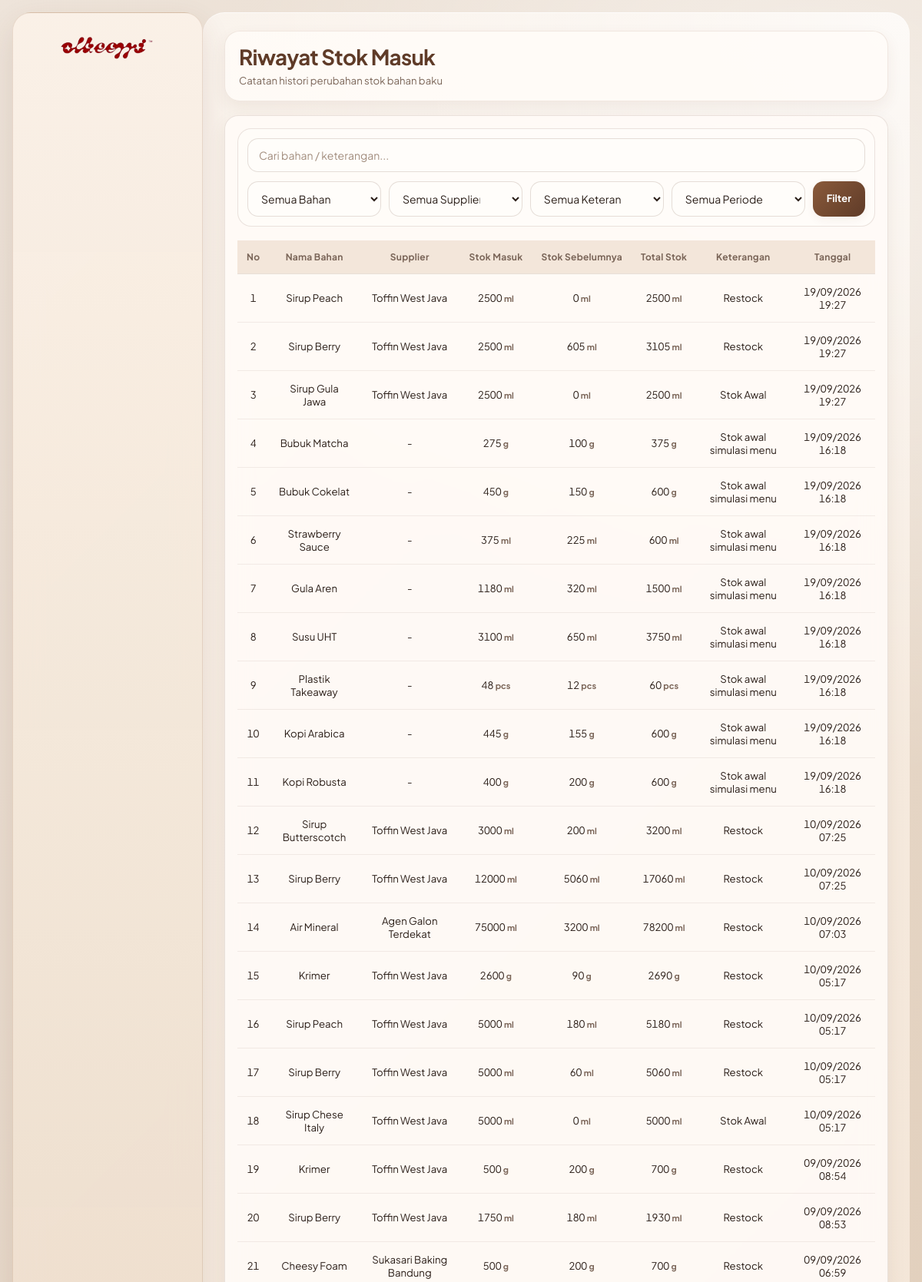
Page /bahan/riwayat_masuk.php (upper part) on the committed database.
### tables this page shows
CREATE TABLE `riwayat_masuk` (
  `id` int(11) NOT NULL AUTO_INCREMENT,
  `bahan_id` int(11) NOT NULL,
  `supplier_id` int(11) DEFAULT NULL,
  `supplier_nama` varchar(120) DEFAULT NULL,
  `nama_bahan` varchar(100) NOT NULL,
  `jumlah_masuk` decimal(10,2) NOT NULL,
  `satuan` varchar(20) NOT NULL,
  `keterangan` varchar(255) DEFAULT NULL,
  `tanggal` datetime DEFAULT current_timestamp(),
  `total_setelah` decimal(10,2) NOT NULL DEFAULT 0.00,
  `jumlah_input` decimal(12,2) DEFAULT NULL,
  `satuan_input` varchar(20) DEFAULT NULL,
  `isi_per_kemasan` decimal(12,2) DEFAULT NULL,
  PRIMARY KEY (`id`),
  KEY `bahan_id` (`bahan_id`),
  CONSTRAINT `riwayat_masuk_ibfk_1` FOREIGN KEY (`bahan_id`) REFERENCES `bahan_baku` (`id`) ON DELETE CASCADE
);

### bahan/riwayat_masuk.php (the view, shortened to what this page needs)
<?php
$selected_periode = isset($_GET['periode']) ? $_GET['periode'] : 'all';
$where_sql = '';
function format_stok($number) {
    return rtrim(rtrim($number, '0'), '.');
}
$result = mysqli_query($conn, "
    SELECT *
    FROM riwayat_masuk
    $where_sql
    ORDER BY tanggal DESC, id DESC
");
?>
<!DOCTYPE html>
<html lang="id">
<head>
    <link rel="stylesheet" href="../css/style.css?v=<?= filemtime(__DIR__ . '/../css/style.css') ?>">
    <link rel="stylesheet" href="../css/bahan.css?v=<?= filemtime(__DIR__ . '/../css/bahan.css') ?>">
</head>
<body>
<?php
include '../includes/sidebar.php';
?>
<div class="main-content">
    <div class="header">
        <div>
            <h1>Riwayat Stok Masuk</h1>
            <p>Catatan histori perubahan stok bahan baku</p>
        </div>
    </div>
    <div class="table-card">
        <div class="filter-bar stock-in-filter">
            <input type="text" id="searchInput" placeholder="Cari bahan / keterangan...">
            <form method="GET" class="filter-form">
                <select name="bahan_id">
                    <option value="0">Semua Bahan</option>
                </select>
                <select name="supplier_id">
                    <option value="0">Semua Supplier</option>
                </select>
                <select name="jenis">
                    <option value="">Semua Keterangan</option>
                </select>
                <select name="periode" onchange="toggleCustomRange(this.value)">
                    <option value="all" <?= $selected_periode == 'all' ? 'selected' : '' ?>>Semua Periode</option>
                </select>
                <button type="submit" class="btn-primary">
                    Filter
                </button>
            </form>
        </div>
        <table>
            <thead>
                <tr>
                    <th>No</th>
                    <th>Nama Bahan</th>
                    <th>Supplier</th>
                    <th>Stok Masuk</th>
                    <th>Stok Sebelumnya</th>
                    <th>Total Stok</th>
                    <th>Keterangan</th>
                    <th>Tanggal</th>
                </tr>
            </thead>
            <tbody id="riwayatTable">
                <?php if (mysqli_num_rows($result) > 0): ?>
                    <?php $no = 1; ?>
                    <?php while ($row = mysqli_fetch_assoc($result)): ?>
                        <?php $stok_sebelumnya = (float) $row['total_setelah'] - (float) $row['jumlah_masuk']; ?>
                        <tr>
                            <td><?= $no++ ?></td>
                            <td><?= htmlspecialchars($row['nama_bahan']) ?></td>
                            <td><?= htmlspecialchars($row['supplier_nama'] ?: '-') ?></td>
                            <td>
                                <?= format_stok($row['jumlah_masuk']) ?>
                                <span class="unit-symbol" data-unit="<?= htmlspecialchars($row['satuan']) ?>"><?= htmlspecialchars($row['satuan']) ?></span>
                            </td>
                            <td>
                                <?= format_stok(number_format($stok_sebelumnya, 2, '.', '')) ?>
                                <span class="unit-symbol" data-unit="<?= htmlspecialchars($row['satuan']) ?>"><?= htmlspecialchars($row['satuan']) ?></span>
                            </td>
                            <td>
                                <?= rtrim(rtrim($row['total_setelah'], '0'), '.') ?>
                                <span class="unit-symbol" data-unit="<?= htmlspecialchars($row['satuan']) ?>"><?= htmlspecialchars($row['satuan']) ?></span>
                            </td>
                            <td><?= htmlspecialchars($row['keterangan']) ?></td>
                            <td>
                                <?= date('d/m/Y H:i', strtotime($row['tanggal'])) ?>
                            </td>
                        </tr>
                    <?php endwhile; ?>
                <?php else: ?>
                    <tr>
                        <td colspan="8">Tidak ada data riwayat.</td>
                    </tr>
                <?php endif; ?>
            </tbody>
        </table>
    </div>
</div>
</body>
</html>

### css/style.css (style rules this page uses)
:root { --bg-main: #eee4da; --bg-secondary: #dcc6af; --surface: rgba(255, 251, 247, 0.88); --surface-soft: rgba(255, 248, 242, 0.68); --surface-glass: rgba(255, 250, 245, 0.72); --surface-raised: #fffdf9; --border: rgba(95, 59, 40, 0.13); --primary: #8a5a3b; --primary-dark: #5f3b28; --primary-soft: rgba(138, 90, 59, 0.10); --text: #2b1f19; --muted: #7b6659; --text-muted: var(--muted); --caption: #9c8778; --danger: #c96a52; --danger-soft: rgba(201, 106, 82, 0.14); --success: #56775f; --success-soft: rgba(86, 119, 95, 0.14); --shadow-sm: 0 4px 12px rgba(95, 59, 40, 0.06); --shadow: 0 10px 24px rgba(95, 59, 40, 0.08); --shadow-lg: 0 18px 36px rgba(95, 59, 40, 0.12); --radius-sm: 10px; --radius-md: 14px; --radius-lg: 18px; --space-xs: 8px; --space-sm: 12px; --space-md: 16px; --space-lg: 24px; --space-xl: 32px; --control-height: 44px; --focus-ring: 0 0 0 4px rgba(138, 90, 59, 0.12); }
* { margin: 0; padding: 0; box-sizing: border-box; }
*::before, *::after { box-sizing: border-box; }
html, body { height: 100%; }
body { font-family: 'Plus Jakarta Sans', sans-serif; color: var(--text); background: radial-gradient(circle at 88% 8%, rgba(255,255,255,0.58), transparent 25%), radial-gradient(circle at 12% 92%, rgba(138,90,59,0.08), transparent 32%), linear-gradient(135deg, var(--bg-main), var(--bg-secondary)); min-height: 100vh; display: flex; overflow: hidden; }
h1 { font-size: clamp(22px, 2.3vw, 28px); font-weight: 700; line-height: 1.2; }
p { font-size: clamp(13px, 1.1vw, 14px); color: var(--muted); line-height: 1.5; }
.unit-symbol { color: var(--muted); font-size: 11px; font-weight: 700; letter-spacing: 0.01em; }
.unit-symbol::after { font-size: 11px; }
.main-content { flex: 1; padding: 24px 28px 28px; margin: 16px 16px 16px 0; overflow: auto; min-width: 0; min-height: calc(100vh - 32px); border-radius: 28px; background: radial-gradient(circle at top right, rgba(255,255,255,0.7), transparent 30%), linear-gradient(135deg, #faf3ec 0%, #f0dfcd 100%); box-shadow: inset 0 1px 0 rgba(255,255,255,0.7); }
.header { display: flex; justify-content: space-between; align-items: center; gap: 16px; margin-bottom: 18px; flex-wrap: wrap; padding: 16px 18px; border-radius: 20px; background: rgba(255,252,248,0.84); border: 1px solid rgba(138, 90, 59, 0.12); box-shadow: 0 8px 20px rgba(95, 59, 40, 0.07); }
.header h1 { color: var(--primary-dark); letter-spacing: -0.025em; }
.header h1 + p { margin-top: 5px; }
.table-card, .summary-card, .filter-card, .cart-card, .modal-content { background: var(--surface); backdrop-filter: blur(16px); -webkit-backdrop-filter: blur(16px); border: 1px solid var(--border); border-radius: var(--radius-lg); box-shadow: var(--shadow); }
.table-card { padding: 16px; overflow: auto; }
table { width: 100%; border-collapse: collapse; min-width: 760px; }
thead { background: rgba(138, 90, 59, 0.08); }
thead th { padding: 14px 12px; text-align: center; vertical-align: middle; font-size: clamp(11px, 1vw, 12px); font-weight: 700; letter-spacing: 0.02em; color: var(--muted); position: sticky; top: 0; z-index: 2; background: #f3e6da; border-bottom: 1px solid rgba(95, 59, 40, 0.14); white-space: nowrap; }
tbody td { padding: 14px 12px; text-align: center; vertical-align: middle; font-size: clamp(12px, 1.1vw, 14px); border-bottom: 1px solid rgba(95, 59, 40, 0.08); }
.btn-primary, .btn-secondary, .btn-edit, .btn-stock, .btn-delete { border: none; cursor: pointer; display: inline-flex; align-items: center; justify-content: center; min-height: 40px; padding: 9px 15px; border-radius: var(--radius-md); font-size: 13px; font-family: inherit; font-weight: 700; line-height: 1.2; transition: all 0.2s ease; }
.btn-primary { background: linear-gradient( 135deg, var(--primary), var(--primary-dark) ); color: white; box-shadow: var(--shadow-sm); }
table { font-variant-numeric: tabular-nums; }
input, select, textarea { width: 100%; padding: 12px 14px; border-radius: var(--radius-md); min-height: var(--control-height); border: 1px solid rgba(95, 59, 40, 0.16); background: rgba(255,253,250,0.92); font-family: inherit; font-size: 14px; color: var(--text); outline: none; transition: all 0.2s ease; }
input::placeholder, textarea::placeholder { color: #a28d7e; }
@media (min-width: 901px) { body { overflow: auto; } }
@media (min-width: 901px) { .main-content { min-height: auto; } }

### rows in the picture
riwayat_masuk: nama_bahan "Sirup Peach", supplier_nama "Toffin West Java", jumlah_masuk "2500", total_setelah+jumlah_masuk "0", total_setelah "2500", keterangan "Restock", tanggal "19/09/2026 19:27"
riwayat_masuk: nama_bahan "Sirup Berry", supplier_nama "Toffin West Java", jumlah_masuk "2500", total_setelah+jumlah_masuk "605", total_setelah "3105", keterangan "Restock", tanggal "19/09/2026 19:27"
riwayat_masuk: nama_bahan "Sirup Gula Jawa", supplier_nama "Toffin West Java", jumlah_masuk "2500", total_setelah+jumlah_masuk "0", total_setelah "2500", keterangan "Stok Awal", tanggal "19/09/2026 19:27"
riwayat_masuk: nama_bahan "Bubuk Matcha", supplier_nama "-", jumlah_masuk "275", satuan "g", total_setelah+jumlah_masuk "100", total_setelah "375", keterangan "Stok awal simulasi menu", tanggal "19/09/2026 16:18"
riwayat_masuk: nama_bahan "Bubuk Cokelat", supplier_nama "-", jumlah_masuk "450", satuan "g", total_setelah+jumlah_masuk "150", total_setelah "600", keterangan "Stok awal simulasi menu", tanggal "19/09/2026 16:18"
riwayat_masuk: nama_bahan "Strawberry Sauce", supplier_nama "-", jumlah_masuk "375", total_setelah+jumlah_masuk "225", total_setelah "600", keterangan "Stok awal simulasi menu", tanggal "19/09/2026 16:18"
riwayat_masuk: nama_bahan "Gula Aren", supplier_nama "-", jumlah_masuk "1180", total_setelah+jumlah_masuk "320", total_setelah "1500", keterangan "Stok awal simulasi menu", tanggal "19/09/2026 16:18"
riwayat_masuk: nama_bahan "Susu UHT", supplier_nama "-", jumlah_masuk "3100", total_setelah+jumlah_masuk "650", total_setelah "3750", keterangan "Stok awal simulasi menu", tanggal "19/09/2026 16:18"
riwayat_masuk: nama_bahan "Plastik Takeaway", supplier_nama "-", jumlah_masuk "48", total_setelah+jumlah_masuk "12", total_setelah "60", keterangan "Stok awal simulasi menu", tanggal "19/09/2026 16:18"
riwayat_masuk: nama_bahan "Kopi Arabica", supplier_nama "-", jumlah_masuk "445", satuan "g", total_setelah+jumlah_masuk "155", total_setelah "600", keterangan "Stok awal simulasi menu", tanggal "19/09/2026 16:18"
riwayat_masuk: nama_bahan "Kopi Robusta", supplier_nama "-", jumlah_masuk "400", satuan "g", total_setelah+jumlah_masuk "200", total_setelah "600", keterangan "Stok awal simulasi menu", tanggal "19/09/2026 16:18"
riwayat_masuk: nama_bahan "Sirup Butterscotch", supplier_nama "Toffin West Java", jumlah_masuk "3000", total_setelah+jumlah_masuk "200", total_setelah "3200", keterangan "Restock", tanggal "10/09/2026 07:25"
riwayat_masuk: nama_bahan "Sirup Berry", supplier_nama "Toffin West Java", jumlah_masuk "12000", total_setelah+jumlah_masuk "5060", total_setelah "17060", keterangan "Restock", tanggal "10/09/2026 07:25"
riwayat_masuk: nama_bahan "Air Mineral", supplier_nama "Agen Galon Terdekat", jumlah_masuk "75000", total_setelah+jumlah_masuk "3200", total_setelah "78200", keterangan "Restock", tanggal "10/09/2026 07:03"
riwayat_masuk: nama_bahan "Krimer", supplier_nama "Toffin West Java", jumlah_masuk "2600", satuan "g", total_setelah+jumlah_masuk "90", total_setelah "2690", keterangan "Restock", tanggal "10/09/2026 05:17"
riwayat_masuk: nama_bahan "Sirup Peach", supplier_nama "Toffin West Java", jumlah_masuk "5000", total_setelah+jumlah_masuk "180", total_setelah "5180", keterangan "Restock", tanggal "10/09/2026 05:17"
riwayat_masuk: nama_bahan "Sirup Berry", supplier_nama "Toffin West Java", jumlah_masuk "5000", total_setelah+jumlah_masuk "60", total_setelah "5060", keterangan "Restock", tanggal "10/09/2026 05:17"
riwayat_masuk: nama_bahan "Sirup Chese Italy", supplier_nama "Toffin West Java", jumlah_masuk "5000", total_setelah+jumlah_masuk "0", total_setelah "5000", keterangan "Stok Awal", tanggal "10/09/2026 05:17"
riwayat_masuk: nama_bahan "Krimer", supplier_nama "Toffin West Java", jumlah_masuk "500", satuan "g", total_setelah+jumlah_masuk "200", total_setelah "700", keterangan "Restock", tanggal "09/09/2026 08:54"
riwayat_masuk: nama_bahan "Sirup Berry", supplier_nama "Toffin West Java", jumlah_masuk "1750", total_setelah+jumlah_masuk "180", total_setelah "1930", keterangan "Restock", tanggal "09/09/2026 08:53"
riwayat_masuk: nama_bahan "Cheesy Foam", supplier_nama "Sukasari Baking Bandung", jumlah_masuk "500", satuan "g", total_setelah+jumlah_masuk "200", total_setelah "700", keterangan "Restock", tanggal "09/09/2026 06:59"
